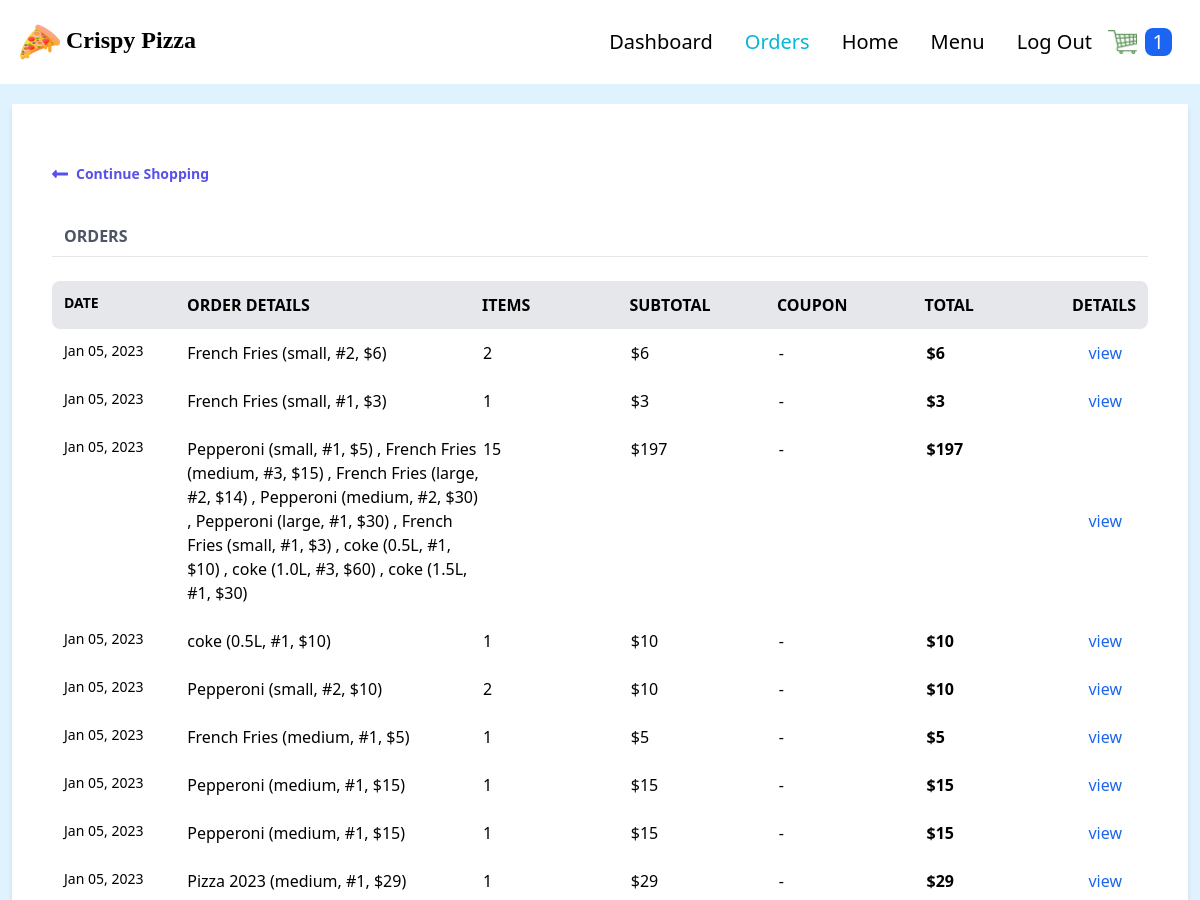
The page /orders/ (signed in, upper part) on the database as committed earlier.
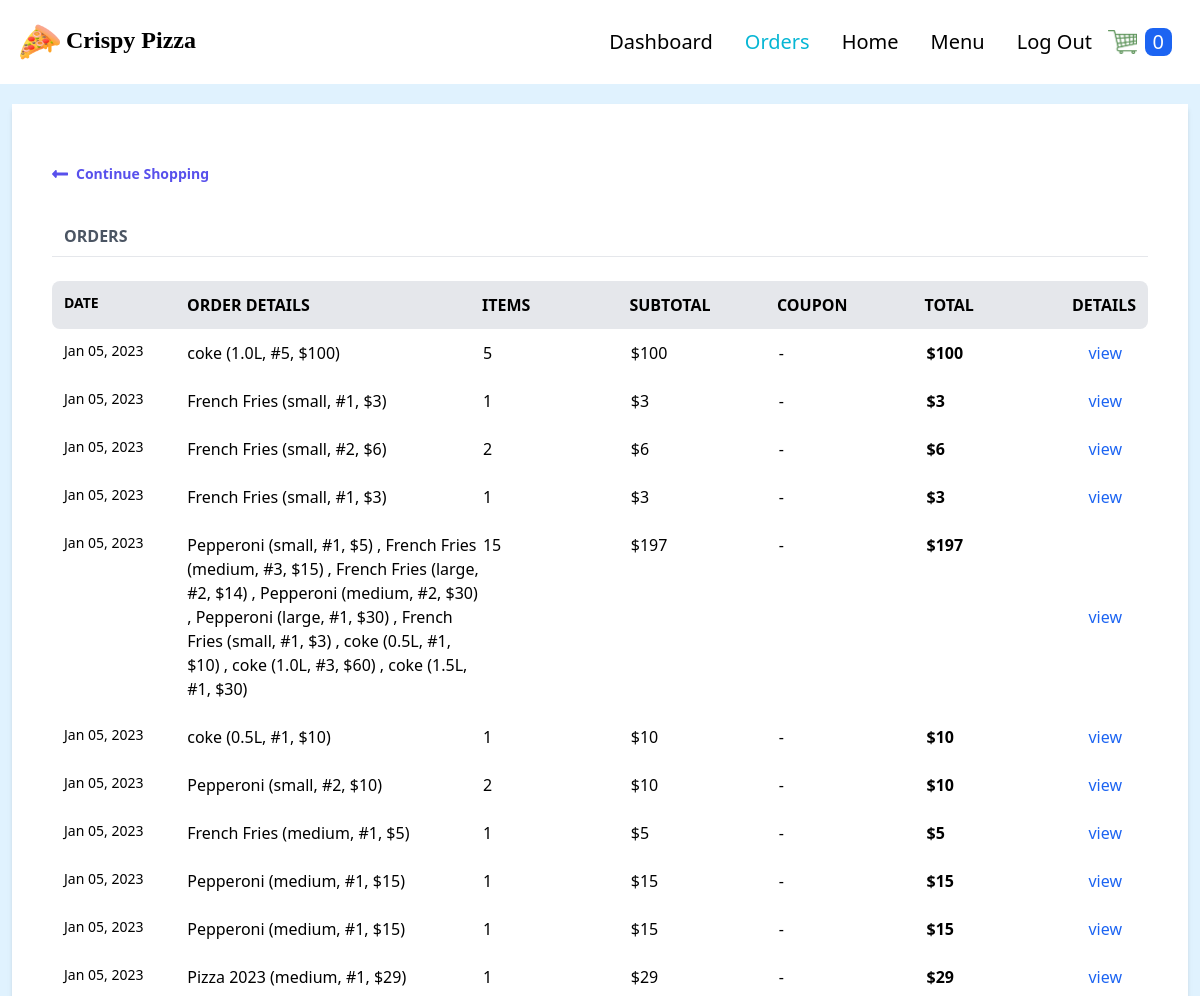
The same page on the database as committed later.
### order/models.py (models this page shows, shortened)
class Order(models.Model):
    PAYMENT_CHOICES = (
        ("cash", "cash"),
        ("online", "online")
        )
    DELIVERY_CHOICES = (
        ("delivery", "delivery"),
        ("carryout", "carryout")
    )
    transaction_id = models.UUIDField(
        primary_key=True, default=uuid.uuid4, editable=True)
    customer = models.ForeignKey(
        Customer, on_delete=models.CASCADE)
    date_ordered = models.DateTimeField(auto_now_add=True)
    date_modified = models.DateTimeField(auto_now=True)
    complete = models.BooleanField(default=False)
    paid = models.BooleanField(default=False)
    payment_method = models.CharField(max_length=10, choices=PAYMENT_CHOICES)
    delivery_method = models.CharField(max_length=10, choices=DELIVERY_CHOICES)
    coupon = models.ForeignKey(
        'Coupon', on_delete=models.SET_NULL, blank=True, null=True)
    @property
    def get_cart_subtotal(self):
        order_items = self.orderitem_set.all()
        total = sum([item.get_total for item in order_items])
        return total
    get_cart_subtotal.fget.short_description = 'Subtotal'
    @property
    def get_cart_total(self):
        total = self.get_cart_subtotal
        if self.coupon:
            total = total - self.get_coupon_value
        return total
    get_cart_total.fget.short_description = 'Total'
    @property
    def get_cart_items(self):
        order_items = self.orderitem_set.all()
        total = sum([item.quantity for item in order_items])
        return total
    get_cart_items.fget.short_description = '# Items'
    @property
    def display_items(self):
        order_items = self.orderitem_set.all()
        ticker, l = 1, len(order_items)
        product_titles = str()
        for item in order_items:
            add_comma = ", " if l > 1 and ticker != l else ""
            if item.variation:
                product_title = f'''{item.product.name}
                ({item.variation.get_size},
                #{item.quantity}, ${item.get_total})
                {add_comma} '''
            else:
                product_title = item.product.name
            product_titles += product_title
            ticker += 1
        return product_titles
    @property
    def get_coupon_value(self):
        if self.coupon:
            if self.coupon.discount_type == "Percent":
                coupon_value = self.get_cart_subtotal*self.coupon.discount_amount//100
            else:
                coupon_value = self.coupon.discount_amount
        else:
            coupon_value = None
        return coupon_value
    get_coupon_value.fget.short_description = 'Coupon'

class OrderItem(models.Model):
    product = models.ForeignKey(
        Product, on_delete=models.SET_NULL, blank=True, null=True)
    order = models.ForeignKey(
        Order, on_delete=models.CASCADE, null=True, blank=True)
    variation = models.ForeignKey(
        ProductVariant, on_delete=models.SET_NULL, blank=True, null=True)
    quantity = models.IntegerField(default=0, null=True, blank=True)
    date_added = models.DateTimeField(auto_now_add=True)
    @property
    def get_item_price(self):
        if self.product.has_variants:
            return self.variation.price
        else:
            return self.product.price
    @property
    def get_total(self):
        if self.product.has_variants:
            total = self.variation.price * self.quantity
        else:
            total = self.product.price * self.quantity
        return total
    get_total.fget.short_description = 'Total'

### store/models.py (models this page shows, shortened)
class Product(models.Model):
    id = models.UUIDField(primary_key=True, default=uuid.uuid4, editable=False)
    name = models.CharField(max_length=100)
    price = models.PositiveIntegerField(blank=True, null=True)
    desc = models.TextField(max_length=500)
    image = models.ImageField(blank=True, upload_to='images')
    created_at = models.DateField(auto_now_add=True)
    updated_at = models.DateField(auto_now=True)
    product_category = models.ForeignKey(
        "Category", on_delete=models.CASCADE, null=True, blank=True)
    def image_tag(self):
        return mark_safe(f'<img src="{self.image.url}" width="100" height="100" />')
    image_tag.short_description = 'Image'
    @property
    def has_variants(self):
        if self.productvariant_set.count() > 0:
            return True
        else:
            return False

class ProductVariant(models.Model):
    title = models.CharField(max_length=100, blank=True, null=True)
    product = models.ForeignKey(Product, on_delete=models.CASCADE)
    size = models.ForeignKey(Size, on_delete=models.CASCADE)
    price = models.PositiveIntegerField()
    @property
    def get_size(self):
        return str(self.size)

class Size(models.Model):
    name = models.CharField(max_length=20, blank=True, null=True)
    def __str__(self):
        return self.name

### users/views.py (the view)
# urls.py: path('orders/', views.my_orders, name='my_orders'),
@login_required
def my_orders(request):
    customer = request.user.customer
    orders = Order.objects.filter(
        customer=customer, complete=True).order_by('-date_modified')
    return render(request, 'users/orders.html', context={'orders': orders})

### store/context_processors.py (called while the page is built, shortened)
def get_cart_quantity(request):
    if request.user.is_authenticated:
        try:
            customer = request.user.customer
        except:
            number_of_items = 0
    try:
        customer_order = Order.objects.filter(
            customer=customer, complete=False)[0]
        number_of_items = customer_order.get_cart_items
    except:
        number_of_items = 0
    finally:
        return {
            'cart_quantity': number_of_items
        }

### users/templates/users/orders.html (shortened to what this page needs)
{% extends 'store/base.html' %} {% block content %}
<div class="flex flex-col shadow-md my-5 mx-3">
  <div class="w-full bg-white px-10 py-10">
    <a href="{% url 'store:products' %}" class="flex font-semibold text-indigo-600 text-sm my-5 w-1/4">
      <svg class="fill-current mr-2 text-indigo-600 w-4" viewBox="0 0 448 512">
        <path
          d="M134.059 296H436c6.627 0 12-5.373 12-12v-56c0-6.627-5.373-12-12-12H134.059v-46.059c0-21.382-25.851-32.09-40.971-16.971L7.029 239.029c-9.373 9.373-9.373 24.569 0 33.941l86.059 86.059c15.119 15.119 40.971 4.411 40.971-16.971V296z" />
      </svg>
      Continue Shopping
    </a>
    <div class="flex mt-10 mb-2">
      <h3 class="font-bold ml-3 text-gray-600 text-md uppercase w-2/5">
        Orders
      </h3>
    </div>
    <hr>
    <br>
    <div class="flex font-semibold uppercase space-around bg-gray-200 rounded-lg p-3">
      <div class="text-sm w-1/6">Date</div>
      <div class="w-2/5">Order details</div>
      <div class="w-1/5">Items</div>
      <div class="w-1/5">Subtotal</div>
      <div class="w-1/5">Coupon</div>
      <div class="w-1/5">Total</div>
      <div class="w-1/12">Details</div>
    </div>
    {% for order in orders %}
    <div class="flex space-around hover:bg-gray-100 rounded-lg p-3">
      <div class="text-sm w-1/6">{{order.date_modified|date:"M d, Y" }}</div>
      <div class="w-2/5">
        {{order.display_items}}
      </div>
      <div class="w-1/5">{{order.get_cart_items}}</div>
      <div class="w-1/5">${{order.get_cart_subtotal}}</div>
      {% if order.coupon %}
      <div class="w-1/5">-${{order.get_coupon_value}}</div>
      {% else %}
      <div class="w-1/5">-</div>
      {% endif %}
      <div class="w-1/5 font-semibold">${{order.get_cart_total}}</div>
      <button class="w-1/12 text-blue-600" onclick="toggleModal('{{forloop.counter}}')">view</button>
    </div>
    {% endfor %}
  </div>
</div>
{% endblock %}

Rows that differ between the two databases and show on the page:
added Order: date_modified "Jan 05, 2023", display_items "coke (1.0L, #5, $100)", get_cart_items "5", get_cart_subtotal "100", get_cart_total "100"
now on this page (row edited): Order: date_modified "Jan 05, 2023", display_items "French Fries (small, #1, $3)", get_cart_items "1", get_cart_subtotal "3", get_cart_total "3"
Other text that changed with them:
{{ cart_quantity }}: "1" → "0"
